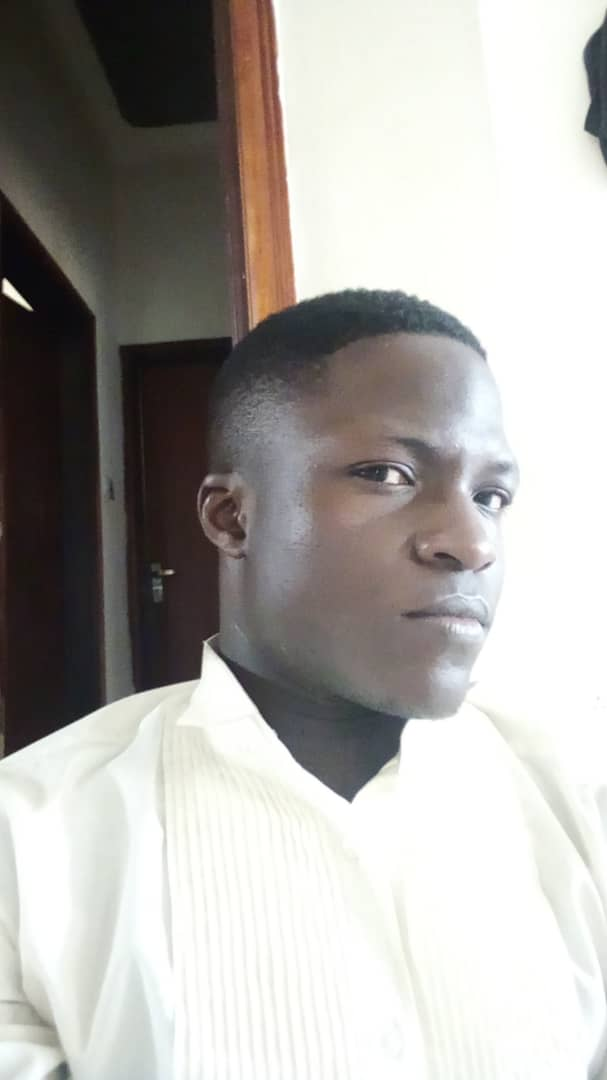
#> input picture images/kato.jpg, 607 x 1080 px, found by its file name
$ jupyter execute facedetection.ipynb   (Python 2 division)
#> lines starting #> are read from the running program, lines starting #| are printed output that depends on the picture; after the words box and inside, x2 and y2 are one past the last pixel; in counts of white or black regions, pixels touching at a corner belong together
[cell 1]
# plot photo with detected faces using opencv cascade classifier
from cv2 import imread
from cv2 import imshow
from cv2 import waitKey
from cv2 import destroyAllWindows
from cv2 import CascadeClassifier
from cv2 import rectangle

#load the photograph
pixels = imread('kato.jpg')
#> pixels is the input picture: shape (1080, 607, 3); mean B, G, R 167.2, 170.8, 173.3

#load the pre-trained model
classifier = CascadeClassifier('haarcascade_frontalface_default.xml')
# perform face detection
bboxes = classifier.detectMultiScale(pixels)
#> bboxes = [[332, 396, 234, 234]]
# print bounding box for each detected face
for box in bboxes:
    # extract
    x, y, width, height = box
    x2, y2 = x + width, y + height
    # draw a rectangle over the pixels
	rectangle(pixels, (x, y), (x2, y2), (0,0,255), 1)
#> this loop made 1 pass
#> (x, y, width, height, x2, y2) on pass 1: (332, 396, 234, 234, 566, 630)
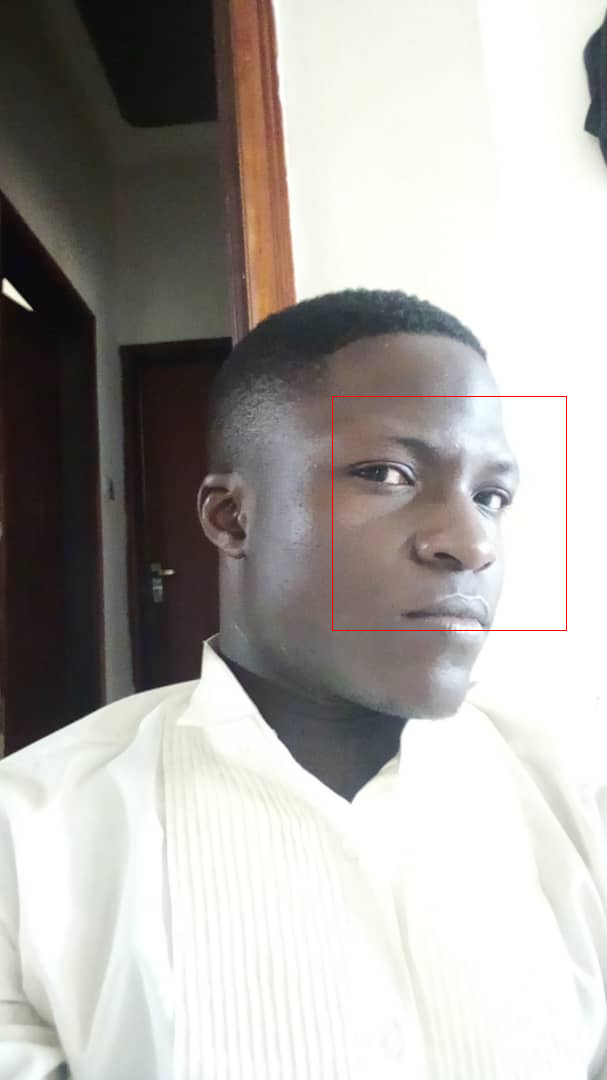
#> pixels: shape (1080, 607, 3); 0.14% of pixels changed, all inside (x1, y1, x2, y2) = (332, 396, 567, 631)

# show the image
imshow('face detection', pixels)

# keep the window open until we press a key
waitKey(0)

# close the window
destroyAllWindows()

[cell 2]
# plot photo with detected faces using opencv cascade classifier
from cv2 import imread
from cv2 import imshow
from cv2 import waitKey
from cv2 import destroyAllWindows
from cv2 import CascadeClassifier
from cv2 import rectangle

#load the photograph
pixels = imread('kato.jpg')

#load the pre-trained model
classifier = CascadeClassifier('haarcascade_frontalface_default.xml')
# perform face detection
bboxes = classifier.detectMultiScale(pixels)
# print bounding box for each detected face
for box in bboxes:
    print(box)
#> this loop made 1 pass
#| [332 396 234 234]
#     # extract
#     x, y, width, height = box
#     x2, y2 = x + width, y + height
#     # draw a rectangle over the pixels
# 	rectangle(pixels, (x, y), (x2, y2), (0,0,255), 1)

# # show the image
# imshow('face detection', pixels)

# # keep the window open until we press a key
# waitKey(0)

# # close the window
# destroyAllWindows()
